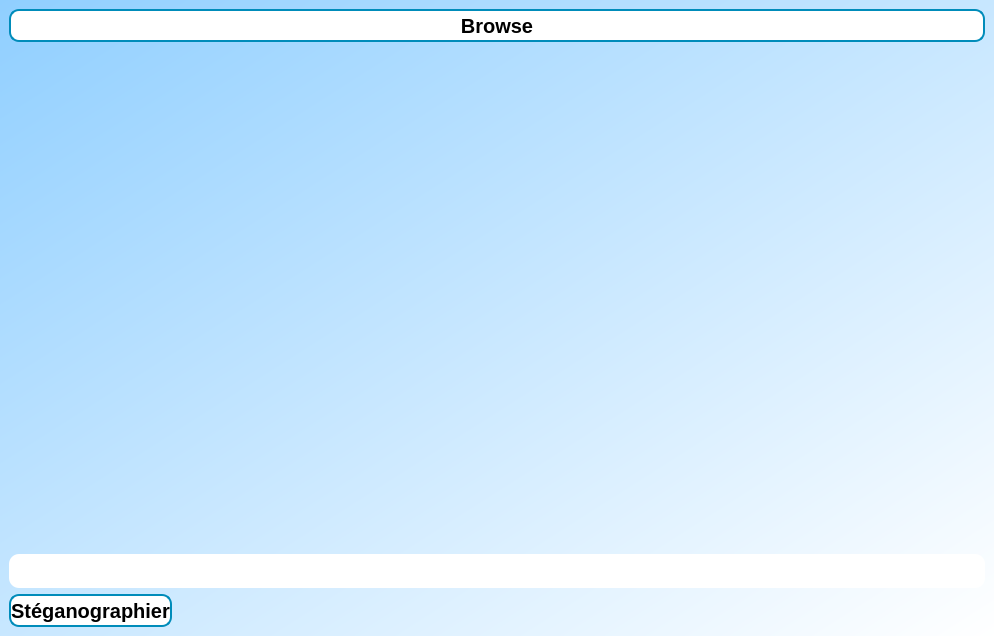
<?xml version="1.0" encoding="UTF-8"?>
<ui version="4.0">
 <class>Steganosaure</class>
 <widget class="QMainWindow" name="Steganosaure">
  <property name="geometry">
   <rect>
    <x>0</x>
    <y>0</y>
    <width>994</width>
    <height>636</height>
   </rect>
  </property>
  <property name="windowTitle">
   <string>Stéganosaure</string>
  </property>
  <property name="styleSheet">
   <string notr="true">QMainWindow#Steganosaure {
width : 100vw
heigth : 100vh
}</string>
  </property>
  <widget class="QWidget" name="main_widget">
   <property name="sizePolicy">
    <sizepolicy hsizetype="Preferred" vsizetype="Preferred">
     <horstretch>0</horstretch>
     <verstretch>0</verstretch>
    </sizepolicy>
   </property>
   <property name="styleSheet">
    <string notr="true">QWidget#main_widget{
background-color: qlineargradient(spread:pad, x1:0, y1:0, x2:1, y2:1, stop:0 rgba(144, 207, 255, 255), stop:1 rgba(255, 255, 255, 255));
}

QPushButton {
  background-color: white; 
  color: black; 
  border: 2px solid #008CBA;
  font-size: 20px;
  font-weight:bold;
  border-radius: 10px;
}
QPushButton:hover {
  background-color: #008CBA;
  color: white;
}

QLineEdit{
  border-radius: 10px;
}</string>
   </property>
   <layout class="QGridLayout" name="gridLayout">
    <item row="3" column="0">
     <widget class="QPushButton" name="pushButton_2">
      <property name="sizePolicy">
       <sizepolicy hsizetype="Maximum" vsizetype="Preferred">
        <horstretch>1</horstretch>
        <verstretch>1</verstretch>
       </sizepolicy>
      </property>
      <property name="text">
       <string>Stéganographier</string>
      </property>
     </widget>
    </item>
    <item row="0" column="0">
     <widget class="QPushButton" name="pushButton">
      <property name="sizePolicy">
       <sizepolicy hsizetype="MinimumExpanding" vsizetype="Preferred">
        <horstretch>1</horstretch>
        <verstretch>1</verstretch>
       </sizepolicy>
      </property>
      <property name="text">
       <string>Browse</string>
      </property>
     </widget>
    </item>
    <item row="2" column="0">
     <widget class="QLineEdit" name="lineEdit">
      <property name="sizePolicy">
       <sizepolicy hsizetype="Expanding" vsizetype="Preferred">
        <horstretch>8</horstretch>
        <verstretch>1</verstretch>
       </sizepolicy>
      </property>
     </widget>
    </item>
    <item row="1" column="0">
     <widget class="QLabel" name="label">
      <property name="sizePolicy">
       <sizepolicy hsizetype="Preferred" vsizetype="Preferred">
        <horstretch>5</horstretch>
        <verstretch>15</verstretch>
       </sizepolicy>
      </property>
      <property name="text">
       <string/>
      </property>
      <property name="pixmap">
       <pixmap>steganography_images/salgado_amazone.png</pixmap>
      </property>
      <property name="scaledContents">
       <bool>true</bool>
      </property>
     </widget>
    </item>
   </layout>
  </widget>
 </widget>
 <resources/>
 <connections/>
</ui>
